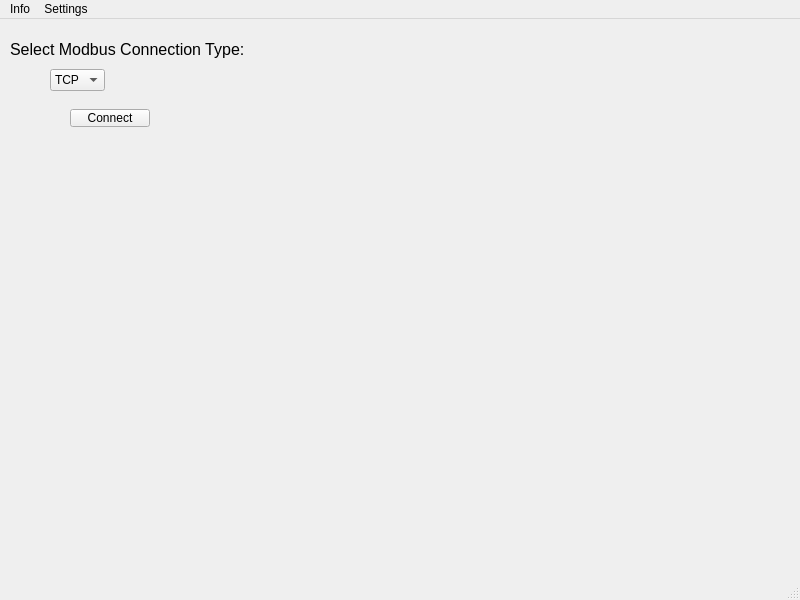
<?xml version="1.0" encoding="UTF-8"?>
<ui version="4.0">
 <class>UserGUI</class>
 <widget class="QMainWindow" name="UserGUI">
  <property name="geometry">
   <rect>
    <x>0</x>
    <y>0</y>
    <width>800</width>
    <height>600</height>
   </rect>
  </property>
  <property name="windowTitle">
   <string>UserGUI</string>
  </property>
  <widget class="QWidget" name="centralwidget">
   <widget class="QLabel" name="_modbusTypeLabel">
    <property name="geometry">
     <rect>
      <x>10</x>
      <y>10</y>
      <width>261</width>
      <height>41</height>
     </rect>
    </property>
    <property name="text">
     <string>&lt;html&gt;&lt;head/&gt;&lt;body&gt;&lt;p&gt;&lt;span style=&quot; font-size:12pt;&quot;&gt;Select Modbus Connection Type:&lt;/span&gt;&lt;/p&gt;&lt;/body&gt;&lt;/html&gt;</string>
    </property>
   </widget>
   <widget class="QComboBox" name="_modbusTypeComboBox">
    <property name="geometry">
     <rect>
      <x>50</x>
      <y>50</y>
      <width>55</width>
      <height>22</height>
     </rect>
    </property>
    <property name="currentIndex">
     <number>2</number>
    </property>
    <item>
     <property name="text">
      <string>TCU</string>
     </property>
    </item>
    <item>
     <property name="text">
      <string>ASCII</string>
     </property>
    </item>
    <item>
     <property name="text">
      <string>TCP</string>
     </property>
    </item>
   </widget>
   <widget class="QPushButton" name="_modbusConnectPushButton">
    <property name="geometry">
     <rect>
      <x>70</x>
      <y>90</y>
      <width>80</width>
      <height>18</height>
     </rect>
    </property>
    <property name="text">
     <string>Connect</string>
    </property>
   </widget>
  </widget>
  <widget class="QMenuBar" name="menubar">
   <property name="geometry">
    <rect>
     <x>0</x>
     <y>0</y>
     <width>800</width>
     <height>21</height>
    </rect>
   </property>
   <widget class="QMenu" name="menuInfo">
    <property name="title">
     <string>Info</string>
    </property>
    <addaction name="actionVersion"/>
    <addaction name="actionLicense"/>
    <addaction name="actionContact"/>
   </widget>
   <widget class="QMenu" name="menuSettings">
    <property name="title">
     <string>Settings</string>
    </property>
    <addaction name="actionConnection"/>
   </widget>
   <addaction name="menuInfo"/>
   <addaction name="menuSettings"/>
  </widget>
  <widget class="QStatusBar" name="statusbar"/>
  <action name="actionVersion">
   <property name="text">
    <string>Version</string>
   </property>
  </action>
  <action name="actionLicense">
   <property name="text">
    <string>License</string>
   </property>
  </action>
  <action name="actionContact">
   <property name="text">
    <string>Contact</string>
   </property>
  </action>
  <action name="actionConnection">
   <property name="text">
    <string>Connection</string>
   </property>
  </action>
 </widget>
 <resources/>
 <connections/>
</ui>
